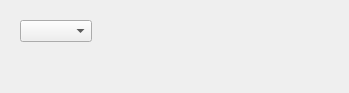
<?xml version="1.0" encoding="UTF-8"?>
<ui version="4.0">
 <class>GMT_J_option</class>
 <widget class="QWidget" name="GMT_J_option">
  <property name="geometry">
   <rect>
    <x>0</x>
    <y>0</y>
    <width>349</width>
    <height>93</height>
   </rect>
  </property>
  <property name="windowTitle">
   <string>Form</string>
  </property>
  <widget class="QComboBox" name="J_option">
   <property name="geometry">
    <rect>
     <x>20</x>
     <y>20</y>
     <width>72</width>
     <height>22</height>
    </rect>
   </property>
  </widget>
 </widget>
 <resources/>
 <connections/>
</ui>
